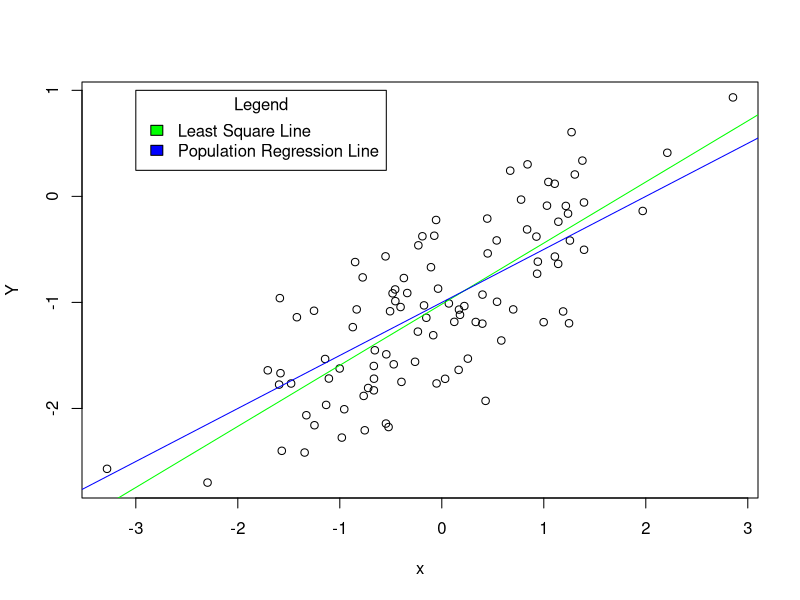
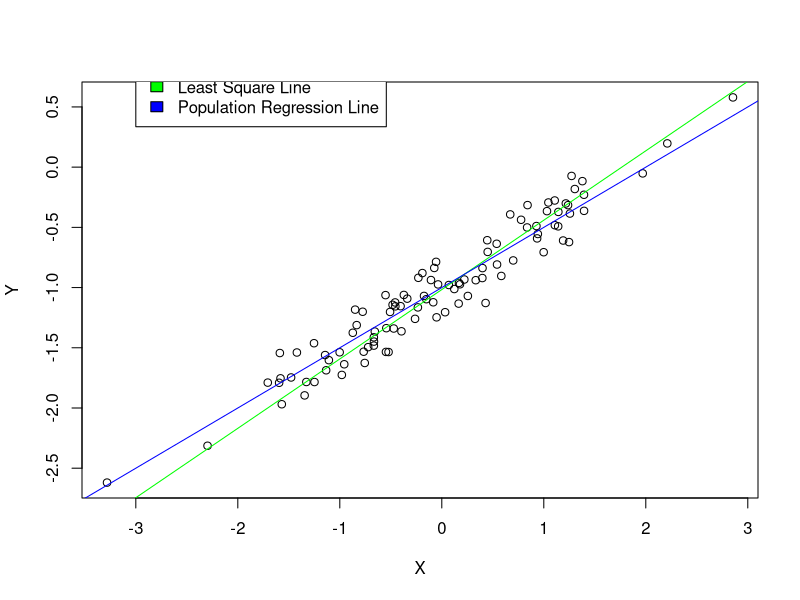
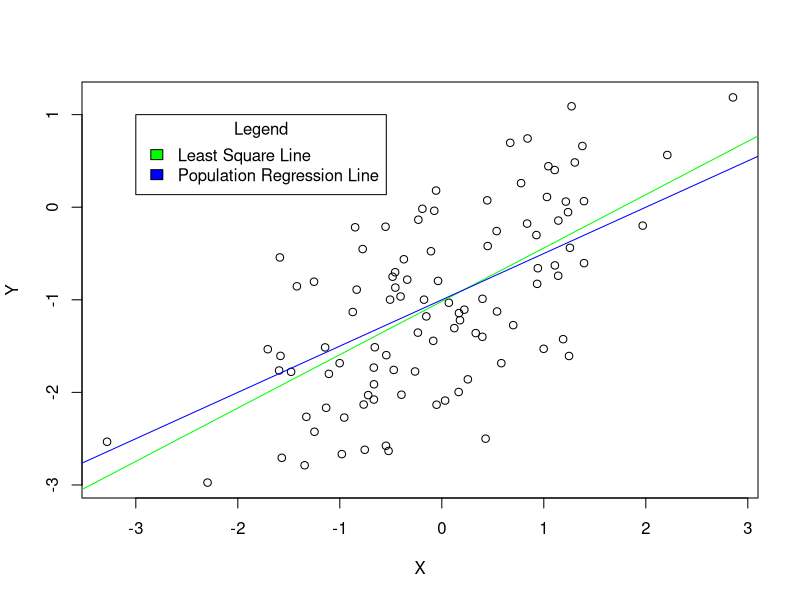

Here is the R script that generated these plots, in order:
#Question1
set.seed(3684)

# Part(a)
x = rnorm(100)

# Part (b)
eps = rnorm(100, 0, 0.5)

#Part (c)
Y = -1 + 0.5*x + eps

#The length of Vector Y is 100.
#The values of ??0 and ??1 are -1 and 0.5 respectively. 

#Part(d)
plot(x,Y)

# Observation: The scatterplot shows that there is siginificant co-relation between x and y. We can see that the corelation is positive as when x increase, Y also increases. 
# The relationship between x and Y seems to be linear. 

#Part (e)
#Fitting simple linear regression model
lm.fit = lm (Y ~ x)
summary(lm.fit)


#The predicted values of ??0 and ??1 are -1.15902 and 0.57612 respectively.
#We can say that there is an increase of 0.57612 units in Y when x is increased by 1 unit.
#As the the p-value of x is < 0.01, we can reject the null hypothesis and conclude that there is some co-relation between x and Y.
#Furthermore, as the values of ??^0 and ??^1 are very close to ??0 and ??1, we can say that the model fits the data well.

#Part(f)
#Plotting the regression line
abline(lm.fit, col='green')
legend(-3,1, c("Least Square Line", "Population Regression Line"), fill=c("green", "blue"), title='Legend')
#Plotting the population line
abline(-1,0.5, col='blue')

#Part (g)
#Fitting polynomial regression model
lm2.fit = lm(Y ~ x + I(x^2))
summary(lm2.fit)
#The RSE for the linear regression model is 0.493, where as the RSE in polynomial regression model is 0.4925. Since there is not a significant difference in the RSE, the quadratic term imporves the model only minutely.
#Furthermore, we can see that in the polynomial regression model, the coeffecient of the x^2 term is very small compared to the coeffecient of x, as the relationship between x and Y is mainly linear. 
#In addition to this, using a polynomial model might increase the variance, and hence we might get a higher test error.
#Hence, there is no notable improvement by using polynomial regression model.

#Part(h)
set.seed(3684)
X = rnorm(100)
eps = rnorm(100, 0, 0.15)
Y = -1 + 0.5*X + eps
plot(X,Y)
lm3.fit = lm (Y ~ X)
summary(lm3.fit)
abline(lm.fit, col='green')
legend(-3,1, c("Least Square Line", "Population Regression Line"), fill=c("green", "blue"), title='Legend')
#Plotting
abline(-1,0.5, col='blue')

#In this case, we observe that RSE is 0.1479, which is very low compared to the previous models. 
#Since the variance of the data is low, we are able to achieve a very low RSE and We can see that the regression line is very close to the population line and they are almost overlapping. 
#This is also evident from the high vaue of R-squared which is 0.9307.
#Hence the regression line fits the data very accurately. 


#Part (i)
set.seed(3684)
X = rnorm(100)
eps = rnorm(100, 0, 0.75)
Y = -1 + 0.5*X + eps
plot(X,Y)
lm4.fit = lm (Y ~ X)
summary(lm4.fit)
abline(lm.fit, col='green')
legend(-3,1, c("Least Square Line", "Population Regression Line"), fill=c("green", "blue"), title='Legend')
#Plotting
abline(-1,0.5, col='blue')

#In this case, we observe that the RSE is 0.7395 which is very high as compared to the previous models.
#As the variance of the data is increased, the RSE of the regression line increases.
#Due to the increase in the variance, the regression line is not able to fit the data accurately. This is also evident from the low R-squared value which is 0.4257.
#Hence, increasing the variance of the data reduces the prediciton accuracy and results in a worse fit.


# Part (j)
#Confidence interval for the orignal dataset
confint(lm.fit)
#Confidence interval for the less noisy dataset
confint(lm3.fit)
#Confidence interval for the more noisy dataset
confint(lm4.fit)

#We observe that in case of the less noisy dataset, the width of the confidence interval decreases as compared to the orignal dataset, hence we can be more certain about the predict the values of ??0 and ??1.
#We observe that in case of the more noisy dataset, the width of the confidence interval increases as compared to the orignal dataset, hence we are less certain about the predict the values of ??0 and ??1.

